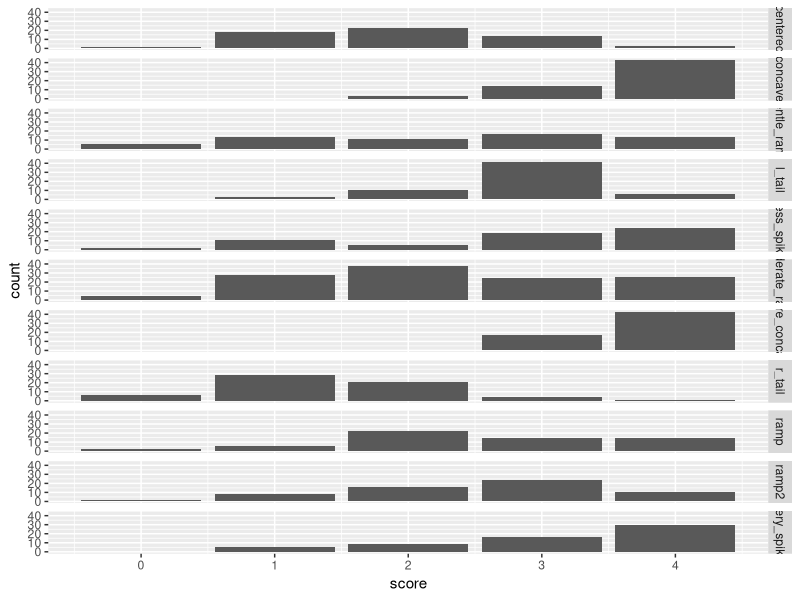
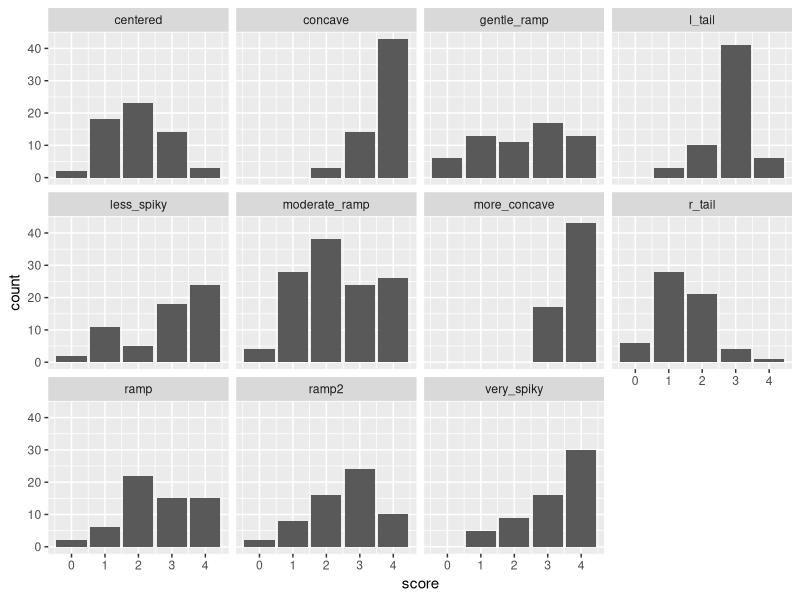
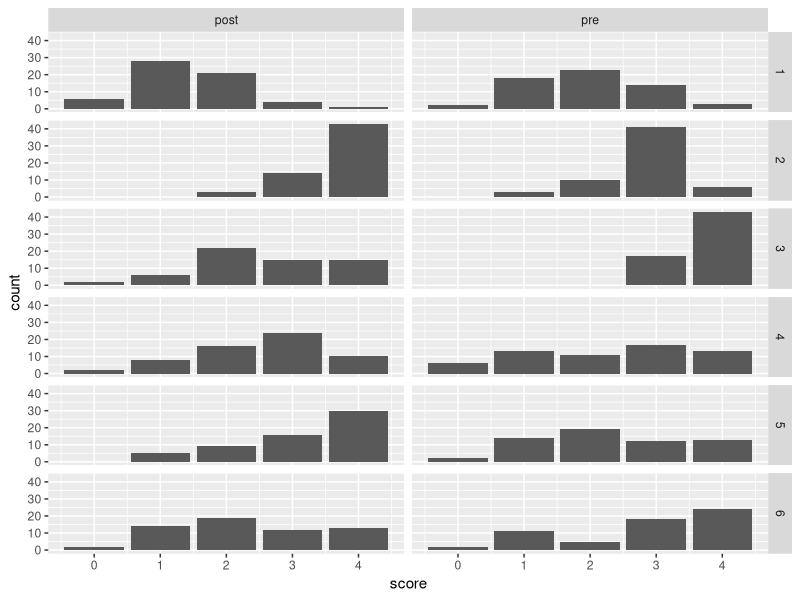
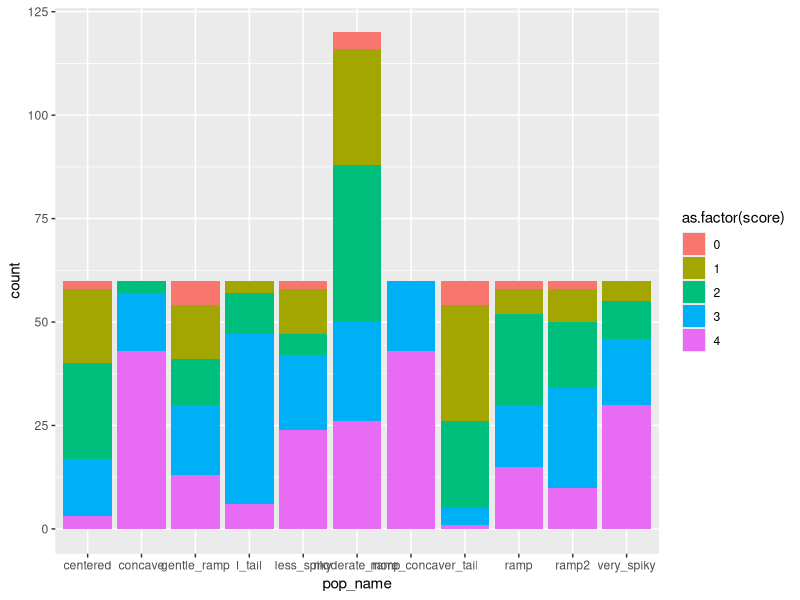

Recreate these plots in R, in order.
library(ggplot2)

#### GENERATE ASSORTED SAMPLES OF FAKE LIKERT DATA

samp_size = 60

likert_beta = function(n, a, b){
        round(rbeta(n, a, b) * 4)   # 0 to 4 Likert scale
}

centered      = likert_beta(samp_size, 2,   2)
r_tail        = likert_beta(samp_size, 2,   4)
l_tail        = likert_beta(samp_size, 4,   2)
concave       = likert_beta(samp_size, 8,   1)
more_concave  = likert_beta(samp_size, 8,   0.9)
ramp          = likert_beta(samp_size, 2,   0.9)
gentle_ramp   = likert_beta(samp_size, 1.1, 0.9)
ramp2         = likert_beta(samp_size, 2,   1)
moderate_ramp = likert_beta(samp_size, 1.5, 1)
very_spiky    = likert_beta(samp_size, 1.5, 0.5)
less_spiky    = likert_beta(samp_size, 1,   0.5)


#### BUILD UP A DATA FRAME

samp_names = c("centered", "r_tail", "l_tail", "concave", "more_concave", "ramp", "gentle_ramp", "ramp2", "moderate_ramp", "very_spiky", "less_spiky", "moderate_ramp")

X = data.frame(score = centered, pop_name = rep("centered", length(centered)), 
								timepoint = rep("pre", length(centered)),
								question_num = rep(1, length(centered)))
npanel = 1
for (s in samp_names[-1]){
	tp = "pre"
	if(npanel %% 2 == 1){
		tp = "post"
	}
	qn = floor(npanel / 2) + 1
	temp_vec = eval(parse(text=s))
	temp_frame = data.frame(score = temp_vec, pop_name = rep(s, length(temp_vec)), 
											timepoint = rep(tp, length(temp_vec)),
											question_num = rep(qn, length(temp_vec)))
	X = rbind(X, temp_frame)
	npanel = npanel + 1
}


#### PLOTS AND ANALYSIS

p = ggplot(X, aes(score)) + geom_bar()
p + facet_grid(rows = vars(pop_name))  # all in one col, lined up

p + facet_wrap(vars(pop_name))    # wrap, broken in several cols

p + facet_grid(rows = vars(question_num), cols = vars(timepoint)) # best one yet

g = ggplot(X, aes(pop_name))
g + geom_bar(aes(fill=as.factor(score))) # kind of like spineplot, colors not great


#### TESTS

for (q in 1:6){
	wt = wilcox.test(X[X$question_num == q & X$timepoint == "pre", ]$score,
				X[X$question_num == q & X$timepoint == "post", ]$score)
	tt = t.test(score ~ timepoint, data = X[X$question_num == q, ])
	tab = with(X[ X$question_num == q, ], table(score, timepoint)) # 5x2 table
	catt = prop.trend.test(tab[,1], apply(tab,1, sum))
	# https://www.rdocumentation.org/packages/DescTools/versions/0.99.32/topics/CochranArmitageTest
	print(q)
	print(wt)
	print(tt)
	print(catt)
}

tapply(X$pop_name, X[,-2], length) # 5x2 tables for each of 6 questions

# T test maybe OK?
# Norman G. Adv Health Sci Educ Theory Pract. 2010 Dec;15(5):625-32. PMID 20146096.
# Sullivan & Artino. J Grad Med Educ. 2013 Dec; 5(4): 541–542. PMID 24454995.
